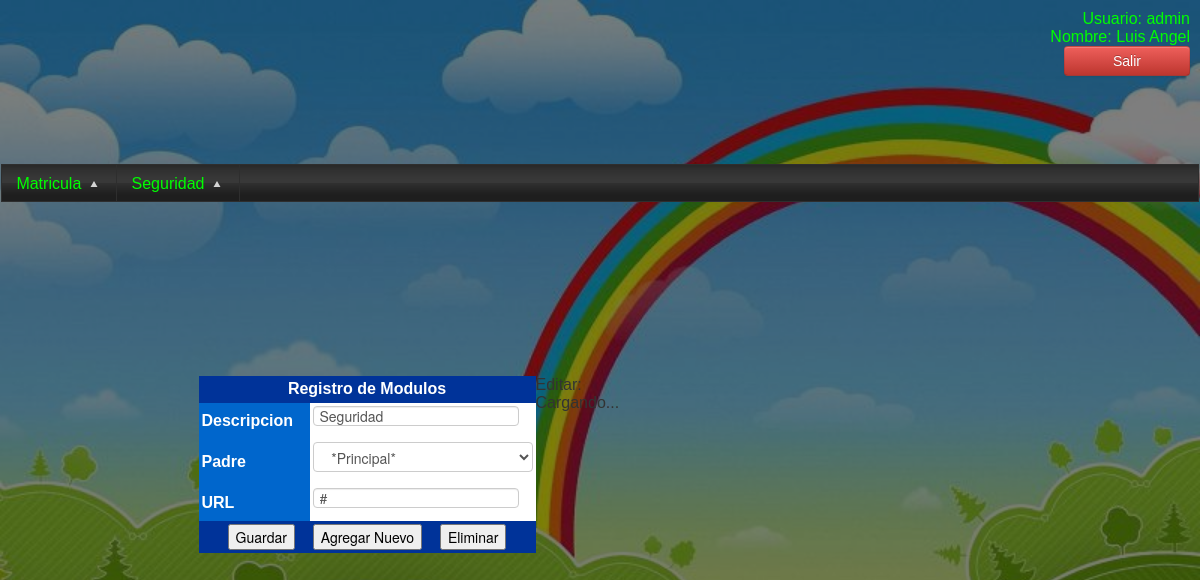
The app's page /modulos/seguridad/modulos/index.php?id=1 (signed in) with its own data.
### tables this page shows
CREATE TABLE `modulo` (
  `idmodulo` int(6) NOT NULL AUTO_INCREMENT,
  `descripcion` varchar(50) DEFAULT NULL,
  `idpadre` int(6) DEFAULT NULL,
  `url` varchar(50) DEFAULT NULL,
  PRIMARY KEY (`idmodulo`)
);

### modulos/seguridad/modulos/index.php (the view, shortened to what this page needs)
<?php
       require("../../../cabecera.php");
 if(isset($_GET['id']))
	    {
		  $sql="Select * from modulo Where idmodulo='".$_GET['id']."'";
		  $r=mysql_query($sql);
			if($f=mysql_fetch_array($r))
			  {
                                $descripcion=$f['descripcion'];
				$url=$f['url'];
			  }
			 else{ mensajeJS("Modulo no encontrado","index.php");}
		}
		else
		{
				$idmodulo="";
                                $descripcion="";
				$idpadre="";
				$url="";
		}
?>
<table  border="0" align="center" cellpadding="0" cellspacing="0">
  <tr>
    <td  valign="top">
    <form id="formulario" name="formulario" method="post" action="grabar_actualizar.php">
      <table width="337" bgcolor="#f0f0f0" border="0" align="center" cellpadding="3" cellspacing="3">
        <tr>
          <td height="27" colspan="2" align="center" bgcolor="#003399"><strong>Registro de Modulos</strong></td>
        </tr>
        <tr>
            <td width="114" bgcolor="#0066CC"><strong>Descripcion</strong></td>
          <td bgcolor="#FFFFFF">
            <input name="descripcion" type="text" id="descripcion" size="30" value="<?php echo $descripcion;?>" maxlength="10" /></td>
        </tr>
        <tr>
          <td bgcolor="#0066CC"><strong>Padre</strong></td>
          <td bgcolor="#FFFFFF">
 <?php
	echo "<select name='idpadre' id='idpadre'> ";
	echo("<option value='0'>&nbsp;&nbsp;*Principal*</option>");
       echo "</select>";
?>
          </td>
        </tr>
        <tr>
          <td bgcolor="#0066CC"><strong>URL</strong></td>
          <td bgcolor="#FFFFFF"><input name="url" type="text" id="url" size="30" value="<?php echo $url;?>" maxlength="100" />
          </td>
        </tr>
        <tr>
          <td colspan="2" align="center" bgcolor="#003399">
            <input type="button" name="enviar" id="enviar" value="Guardar" />&nbsp;&nbsp;&nbsp;
            <?php
				if(isset($_GET['id']))
				  {
					  echo "<input type='button' name='nuevo' id='nuevo' value='Agregar Nuevo'>&nbsp;&nbsp;&nbsp;&nbsp;";
					  echo "<input type='button' name='eliminar' id='eliminar' value='Eliminar'>";
				  }
	        ?>
            </td>
        </tr>
      </table>
    </form>
    </td>
    <td width="466" valign="top">
     Editar:
     <div id="grid">
     </div>
    </td>
  </tr>
</table>
<?php
require("../../../pie.php");
 mysql_close(); ?>

### cabecera.php (shortened to what this page needs)
<link href="<?php echo $_SESSION['urlbase']; ?>librerias/kendo/styles/kendo.common.min.css" rel="stylesheet" />
<link href="<?php echo $_SESSION['urlbase']; ?>librerias/kendo/styles/kendo.black.min.css" rel="stylesheet" />
<link href="<?php echo $_SESSION['urlbase']; ?>css/bootstrap.min.css" rel="stylesheet" media="screen">
<link href="<?php echo $_SESSION['urlbase']; ?>css/bootstrap.css" rel="stylesheet" media="screen">
<link href="<?php echo $_SESSION['urlbase']; ?>libreria/bootstrap.min.js" rel="stylesheet" media="screen">
<link href="<?php echo $_SESSION['urlbase']; ?>librerias/bootstrap.js" rel="stylesheet" media="screen">
<table  class="modulos" width="1300" height="100%" border="0" align="center">
  <tr >
    <td height="40" class="usuario" >
        <span class="asas" >Usuario: <?php echo $_SESSION['usuario']; ?></span>
        <br>
        <span class="asas">Nombre: <?php echo $_SESSION['nombre'] ?></span>
        <br>
        <span class="asas"><a href='http://localhost/Jardin/cerrar_sesion.php' class='btn btn-danger'>Salir</a></span>
        </td>
  </tr>
  <tr>
    <td height="25" colspan="2">
     <?php
				$DOMINIOADMIN=$_SESSION['urlbase']."modulos/";
			    echo "<ul id='menu'> ";
			    cargarmenu("0",$DOMINIOADMIN);
			   function cargarmenu($id,$urladmin)
			   {
				   $sql="select idmodulo, descripcion,url,idpadre from modulo where idpadre='$id' order by descripcion";
					 $r=mysql_query($sql);
					while($f=mysql_fetch_array($r))
					   {  $descripcion=$f['descripcion'];  $idmodulo=$f['idmodulo'];  $idpadre=$f['idpadre'];
						  $url=$f['url'];
							     	$sql2="select * from perfil_modulo where idmodulo='$idmodulo' and idperfil='".$_SESSION['idperfil']."'";
									$r2=mysql_query($sql2);
									if(mysql_num_rows($r2)>0)
									  {
												$sql2="select * from modulo where idpadre='$idmodulo' ";
												$r2=mysql_query($sql2);
												if(mysql_num_rows($r2)>0)
												  {
													   echo "<li>$descripcion <ul>";
															 cargarmenu($f['idmodulo'],$urladmin);
													   echo "</ul></li>";
												  }
												  else
												  {
													   echo "<li><a href='".$urladmin."$url'>".$f['descripcion']."</a></li>";
												  }
									  }
					  }
			   }
			echo "</ul>";
?>
    </td>
  </tr>
  <tr>
    <td colspan="2">

### estilos.php (style rules this page uses)
a:link { text-decoration: none; width: 100px; float: left; }

### modulos/seguridad/modulos/index.php (style rules this page uses)
#formulario table tr td strong { color: #FFF; }
body,td,th { font-family: Arial, Helvetica, sans-serif; }

### records on screen
modulo: descripcion "Matricula"
modulo: descripcion "Seguridad", url "#"

### other values on screen
$_SESSION['usuario'] "admin"
$_SESSION['nombre'] "Luis Angel"
